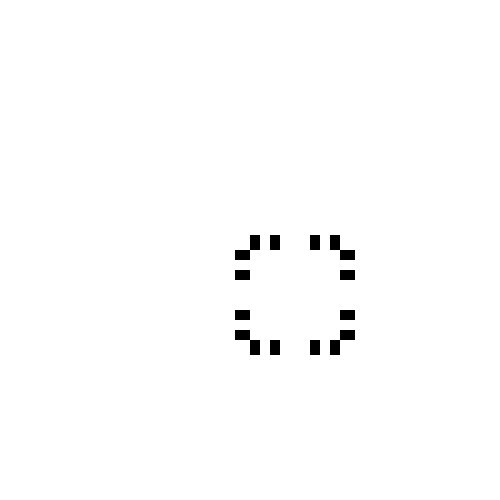
Frame 1 (no input)
Frame 60 (the mouse pressed at the canvas centre just before this capture): identical to frame 1, image omitted
Frame 120 (the mouse held since frame 60 and released just before this capture): identical to frame 1, image omitted

The Processing sketch that drew this single still picture (run headless with seeded random() and noise(); from frame 60 on, the mouse is pressed at the canvas centre):

// Processing sketch: processing_90885
// ── processing_90885.pde


/*Je déclare deux variables déterminant les dimensions des rectanges 
constituant la forme*/
float largerect=10;
float longrect=120;

//Une variable détermine le carré (blanc) au centre de la forme
float taillecarre=90;

//Une variable détermine le décalage des "franges"
float decalage=15;


void setup(){
size(500,500);
noStroke();
}
void draw(){
  background(255);
  fill(0);
  translate(250,250);
  
  for(int j =0; j<2; j++){

    pushMatrix();
  for (int i=0;i<2; i++){
    
  rect(0,-decalage,largerect,taillecarre+2*decalage);
  rect(20,-decalage,largerect,taillecarre+2*decalage);
  translate(longrect/2,0);
  
  }
  
  popMatrix();
  
  rotate(radians(-90));
  translate(-90,0);
  
  }
  
fill(255);
 rect(0,0,90,90);
  
}
